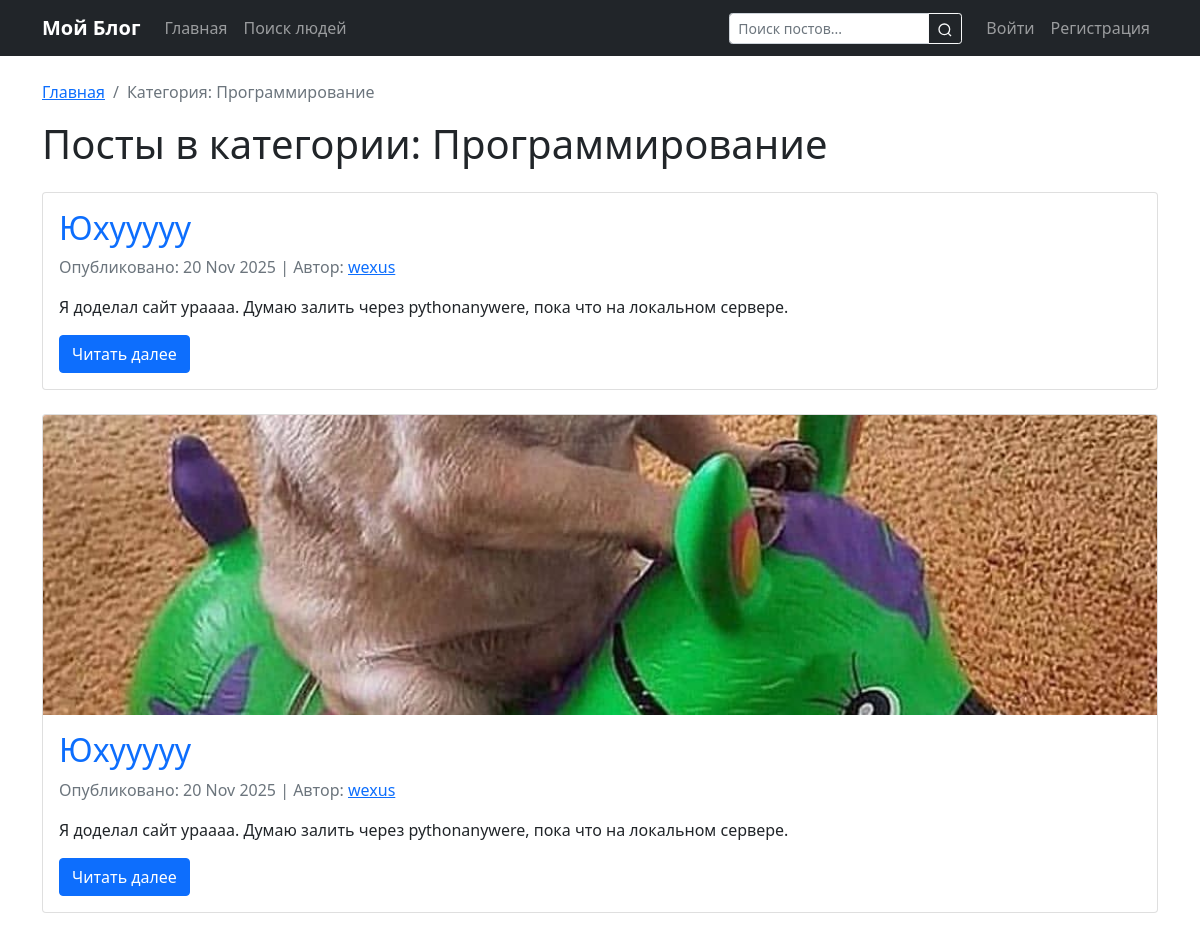
The page /category/-1b3cb8/ on the database as committed earlier.
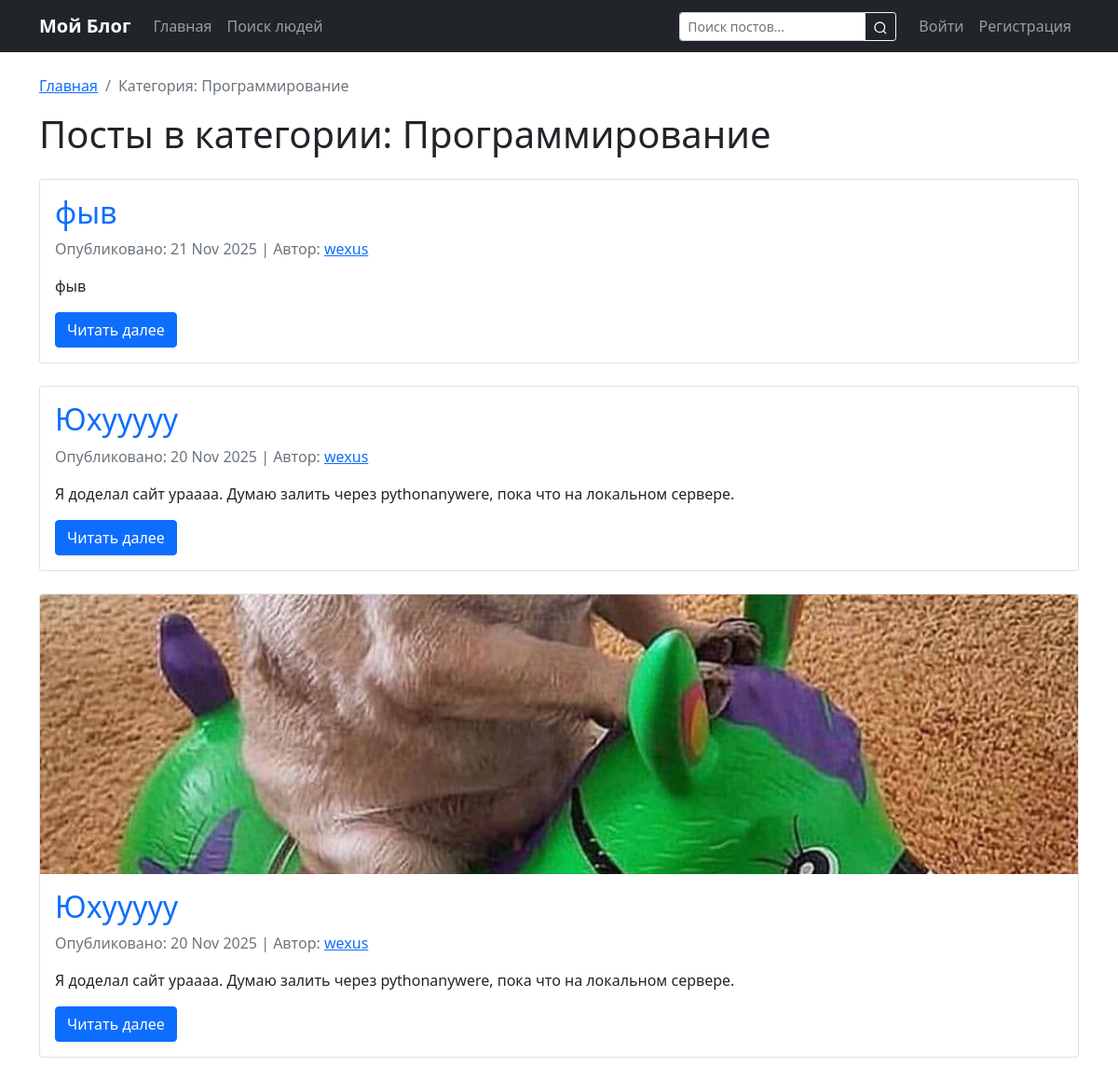
The same page on the database as committed later.
### blog/models.py (models this page shows, shortened)
class Post(models.Model):
    title = models.CharField(max_length=200)
    slug = models.SlugField(unique=True, blank=True)
    content = models.TextField()
    created_date = models.DateTimeField(default=timezone.now)
    published_date = models.DateTimeField(blank=True, null=True)
    author = models.ForeignKey(User, on_delete=models.CASCADE)
    category = models.ForeignKey(Category, on_delete=models.SET_NULL, null=True, blank=True)
    tags = models.ManyToManyField(Tag, blank=True)
    image = models.ImageField(upload_to='post_images/', blank=True, null=True)
    is_published = models.BooleanField(default=False)

### blog/views.py (the view)
# urls.py: path('category/<slug:slug>/', views.category_posts, name='category_posts'),
def category_posts(request, slug):
    category = get_object_or_404(Category, slug=slug)
    posts = Post.objects.filter(category=category, is_published=True).order_by('-published_date')
    return render(request, 'blog/category_posts.html', {
        'category': category,
        'posts': posts
    })

### blog/templates/blog/category_posts.html (shortened to what this page needs)
{% extends 'blog/base.html' %}
{% block content %}
<div class="row">
    <div class="col-12">
        <nav aria-label="breadcrumb">
            <ol class="breadcrumb">
                <li class="breadcrumb-item"><a href="{% url 'post_list' %}">Главная</a></li>
                <li class="breadcrumb-item active">Категория: {{ category.name }}</li>
            </ol>
        </nav>
        <h1 class="mb-4">Посты в категории: {{ category.name }}</h1>
        {% if posts %}
            {% for post in posts %}
                <article class="card mb-4">
                    {% if post.image %}
                        <img src="{{ post.image.url }}" class="card-img-top" alt="{{ post.title }}" style="max-height: 300px; object-fit: cover;">
                    {% endif %}
                    <div class="card-body">
                        <h2 class="card-title">
                            <a href="{% url 'post_detail' slug=post.slug %}" class="text-decoration-none">{{ post.title }}</a>
                        </h2>
                        <p class="text-muted">
                            Опубликовано: {{ post.published_date|date:"d M Y" }} |
                            Автор: <a href="{% url 'user_profile' username=post.author.username %}">{{ post.author }}</a>
                        </p>
                        <p class="card-text">{{ post.content|truncatewords:30 }}</p>
                        <a href="{% url 'post_detail' slug=post.slug %}" class="btn btn-primary">Читать далее</a>
                    </div>
                </article>
            {% endfor %}
        {% endif %}
    </div>
</div>
{% endblock %}

Rows that differ between the two databases and show on the page:
added Post: title "фыв", published_date "21 Nov 2025", author "wexus", content "фыв"
